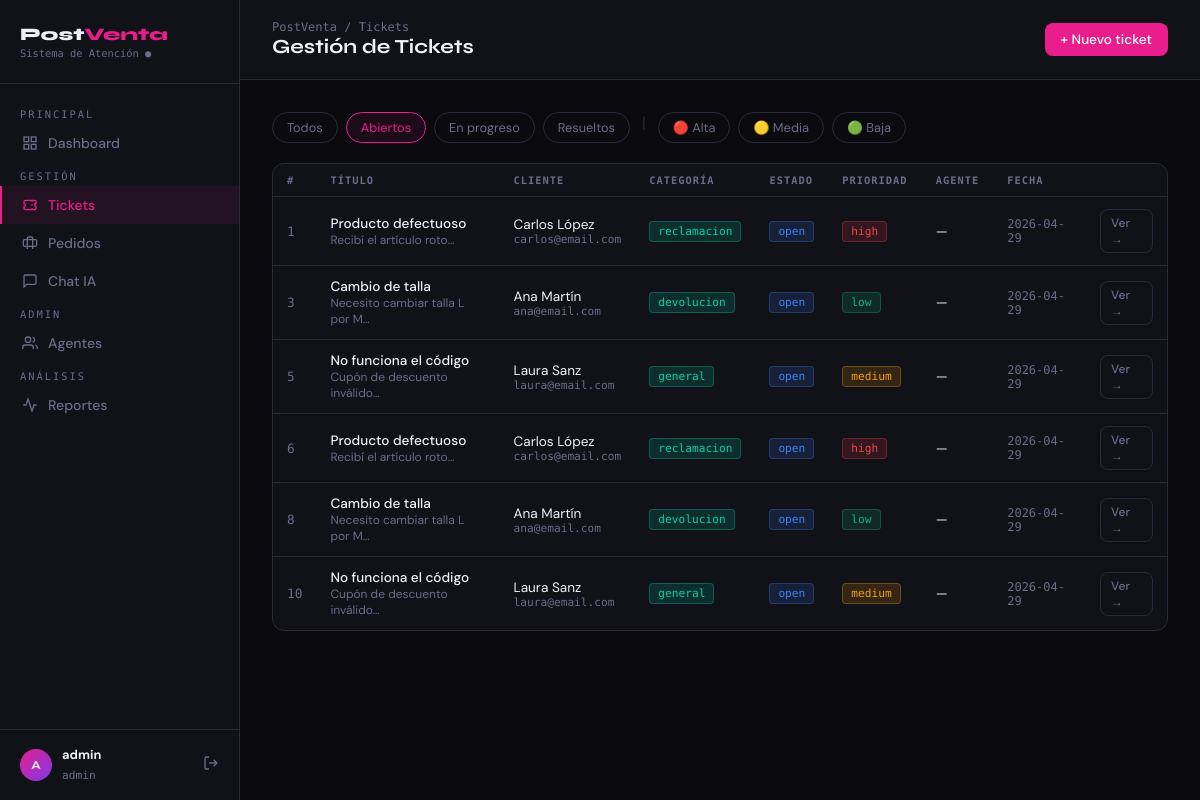
The page /tickets?status=open (signed in) on the database as committed earlier.
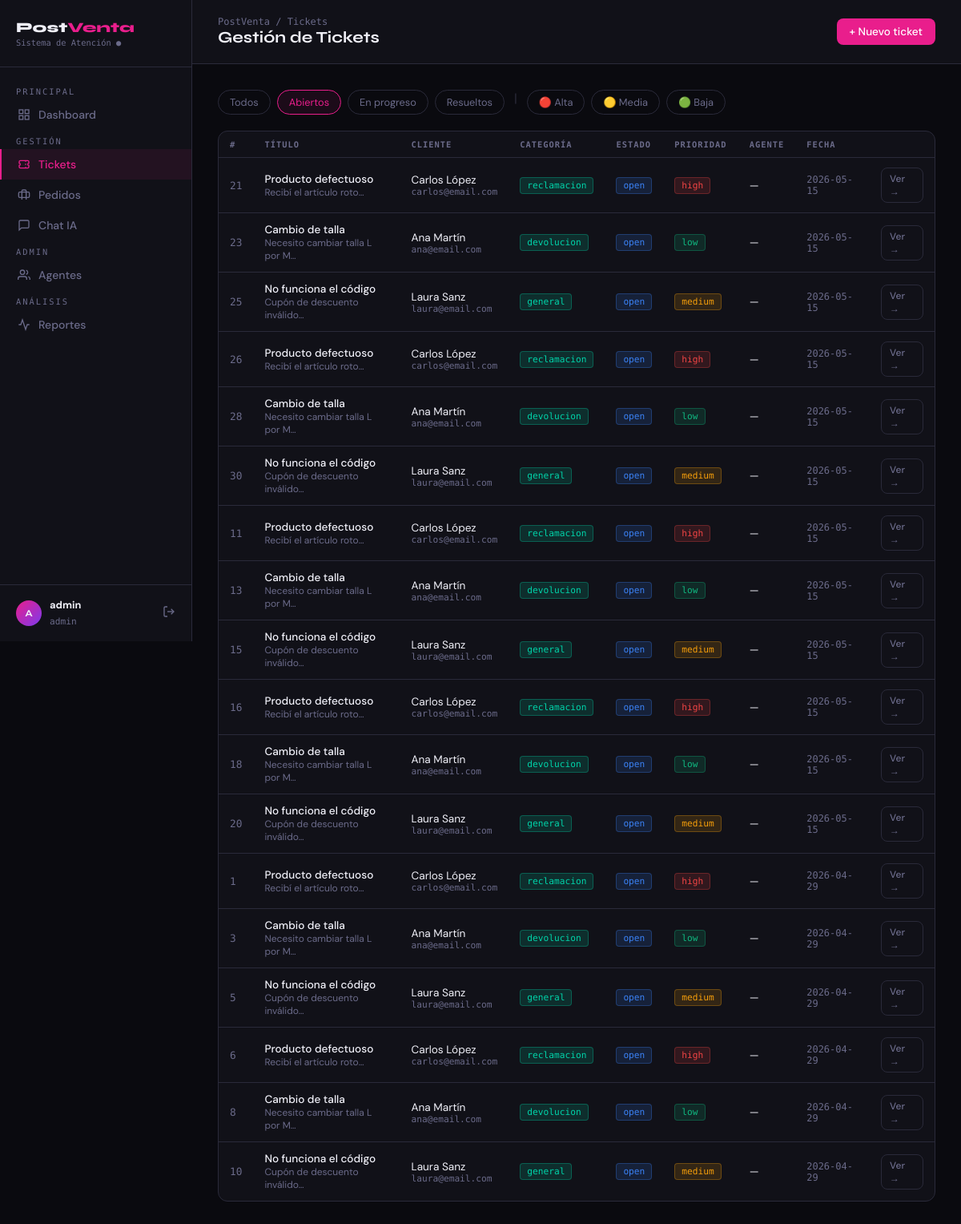
The same page on the database as committed later.
### tables this page shows
CREATE TABLE tickets (
        id INTEGER PRIMARY KEY AUTOINCREMENT,
        title TEXT NOT NULL,
        description TEXT NOT NULL,
        status TEXT DEFAULT 'open',
        priority TEXT DEFAULT 'medium',
        category TEXT DEFAULT 'general',
        customer_name TEXT NOT NULL,
        customer_email TEXT NOT NULL,
        assigned_to INTEGER,
        created_at TIMESTAMP DEFAULT CURRENT_TIMESTAMP,
        updated_at TIMESTAMP DEFAULT CURRENT_TIMESTAMP,
        resolved_at TIMESTAMP,
        FOREIGN KEY (assigned_to) REFERENCES users(id)
    );

### app.py (the view)
@app.route('/tickets')
@login_required
def tickets():
    status = request.args.get('status','all')
    priority = request.args.get('priority','all')
    conn = get_db()
    q = "SELECT t.*, u.username as agent FROM tickets t LEFT JOIN users u ON t.assigned_to=u.id WHERE 1=1"
    params = []
    if status != 'all':
        q += " AND t.status=?"; params.append(status)
    if priority != 'all':
        q += " AND t.priority=?"; params.append(priority)
    q += " ORDER BY t.created_at DESC"
    ticket_list = conn.execute(q, params).fetchall()
    agents = conn.execute("SELECT * FROM users WHERE role IN ('agent','admin')").fetchall()
    conn.close()
    return render_template('tickets.html', tickets=ticket_list, agents=agents, status=status, priority=priority)

### app.py (called while the page is built)
def get_db():
    conn = sqlite3.connect(DB)
    conn.row_factory = sqlite3.Row
    return conn

def login_required(f):
    from functools import wraps
    @wraps(f)
    def decorated(*args, **kwargs):
        if 'user_id' not in session:
            return redirect(url_for('login'))
        return f(*args, **kwargs)
    return decorated

### templates/tickets.html (shortened to what this page needs)
{% extends "base.html" %}
{% block breadcrumb %}Tickets{% endblock %}
{% block page_title %}Gestión de Tickets{% endblock %}
{% block topbar_actions %}
<a href="{{ url_for('new_ticket') }}" class="btn btn-primary">+ Nuevo ticket</a>
{% endblock %}
{% block content %}
<div class="filters">
  <a href="{{ url_for('tickets') }}" class="filter-btn {{ 'active' if status=='all' }}">Todos</a>
  <a href="{{ url_for('tickets', status='open') }}" class="filter-btn {{ 'active' if status=='open' }}">Abiertos</a>
  <a href="{{ url_for('tickets', status='in_progress') }}" class="filter-btn {{ 'active' if status=='in_progress' }}">En progreso</a>
  <a href="{{ url_for('tickets', status='resolved') }}" class="filter-btn {{ 'active' if status=='resolved' }}">Resueltos</a>
  <span style="margin:0 4px;color:var(--border)">|</span>
  <a href="{{ url_for('tickets', priority='high') }}" class="filter-btn {{ 'active' if priority=='high' }}">🔴 Alta</a>
  <a href="{{ url_for('tickets', priority='medium') }}" class="filter-btn {{ 'active' if priority=='medium' }}">🟡 Media</a>
  <a href="{{ url_for('tickets', priority='low') }}" class="filter-btn {{ 'active' if priority=='low' }}">🟢 Baja</a>
</div>
<div class="card">
  <div class="table-wrap">
    <table>
      <thead>
        <tr>
          <th>#</th><th>Título</th><th>Cliente</th><th>Categoría</th>
          <th>Estado</th><th>Prioridad</th><th>Agente</th><th>Fecha</th><th></th>
        </tr>
      </thead>
      <tbody>
      {% for t in tickets %}
      <tr>
        <td class="font-mono text-muted">{{ t.id }}</td>
        <td>
          <div style="font-weight:500">{{ t.title[:40] }}{% if t.title|length > 40 %}…{% endif %}</div>
          <div class="text-muted" style="font-size:.75rem">{{ t.description[:50] }}…</div>
        </td>
        <td>
          <div style="font-size:.85rem">{{ t.customer_name }}</div>
          <div class="text-muted font-mono" style="font-size:.7rem">{{ t.customer_email }}</div>
        </td>
        <td><span class="badge badge-agent">{{ t.category }}</span></td>
        <td><span class="badge badge-{{ t.status }}">{{ t.status|replace('_',' ') }}</span></td>
        <td><span class="badge badge-{{ t.priority }}">{{ t.priority }}</span></td>
        <td>{{ t.agent or '—' }}</td>
        <td class="font-mono text-muted" style="font-size:.75rem">{{ t.created_at[:10] }}</td>
        <td><a href="{{ url_for('ticket_detail', tid=t.id) }}" class="btn btn-ghost btn-sm">Ver →</a></td>
      </tr>
      {% else %}
      <tr><td colspan="9"><div class="empty">No hay tickets</div></td></tr>
      {% endfor %}
      </tbody>
    </table>
  </div>
</div>
{% endblock %}

### templates/base.html (shortened to what this page needs)
<!DOCTYPE html>
<html lang="es">
<head>
</head>
<body>
<aside class="sidebar">
  <div class="sidebar-brand">
    Post<span>Venta</span>
    <small>Sistema de Atención ●</small>
  </div>
  <nav class="nav">
    <div class="nav-section">Principal</div>
    <a href="{{ url_for('dashboard') }}" class="{{ 'active' if request.endpoint=='dashboard' }}">
      <svg viewBox="0 0 24 24" fill="none" stroke="currentColor" stroke-width="2"><rect x="3" y="3" width="7" height="7"/><rect x="14" y="3" width="7" height="7"/><rect x="14" y="14" width="7" height="7"/><rect x="3" y="14" width="7" height="7"/></svg>
      Dashboard
    </a>
    <div class="nav-section">Gestión</div>
    <a href="{{ url_for('tickets') }}" class="{{ 'active' if 'ticket' in request.endpoint }}">
      <svg viewBox="0 0 24 24" fill="none" stroke="currentColor" stroke-width="2"><path d="M15 5v2m0 4v2m0 4v2M5 5a2 2 0 00-2 2v3a2 2 0 110 4v3a2 2 0 002 2h14a2 2 0 002-2v-3a2 2 0 110-4V7a2 2 0 00-2-2H5z"/></svg>
      Tickets
    </a>
    <a href="{{ url_for('orders') }}" class="{{ 'active' if 'order' in request.endpoint }}">
      <svg viewBox="0 0 24 24" fill="none" stroke="currentColor" stroke-width="2"><path d="M20 7H4a2 2 0 00-2 2v6a2 2 0 002 2h16a2 2 0 002-2V9a2 2 0 00-2-2z"/><path d="M16 21V5a2 2 0 00-2-2h-4a2 2 0 00-2 2v16"/></svg>
      Pedidos
    </a>
    <a href="{{ url_for('chat') }}" class="{{ 'active' if 'chat' in request.endpoint }}">
      <svg viewBox="0 0 24 24" fill="none" stroke="currentColor" stroke-width="2"><path d="M21 15a2 2 0 01-2 2H7l-4 4V5a2 2 0 012-2h14a2 2 0 012 2z"/></svg>
      Chat IA
    </a>
    {% if session.role == 'admin' %}
    <div class="nav-section">Admin</div>
    <a href="{{ url_for('agents') }}" class="{{ 'active' if 'agent' in request.endpoint }}">
      <svg viewBox="0 0 24 24" fill="none" stroke="currentColor" stroke-width="2"><path d="M17 21v-2a4 4 0 00-4-4H5a4 4 0 00-4 4v2"/><circle cx="9" cy="7" r="4"/><path d="M23 21v-2a4 4 0 00-3-3.87M16 3.13a4 4 0 010 7.75"/></svg>
      Agentes
    </a>
    {% endif %}
    <div class="nav-section">Análisis</div>
    <a href="{{ url_for('reports') }}" class="{{ 'active' if request.endpoint=='reports' }}">
      <svg viewBox="0 0 24 24" fill="none" stroke="currentColor" stroke-width="2"><polyline points="22 12 18 12 15 21 9 3 6 12 2 12"/></svg>
      Reportes
    </a>
  </nav>
  <div class="sidebar-footer">
    <div class="avatar">{{ session.username[0]|upper if session.username }}</div>
    <div class="info">
      <strong>{{ session.username }}</strong>
      <span>{{ session.role }}</span>
    </div>
    <a href="{{ url_for('logout') }}" title="Salir">
      <svg width="16" height="16" viewBox="0 0 24 24" fill="none" stroke="currentColor" stroke-width="2"><path d="M9 21H5a2 2 0 01-2-2V5a2 2 0 012-2h4"/><polyline points="16 17 21 12 16 7"/><line x1="21" y1="12" x2="9" y2="12"/></svg>
    </a>
  </div>
</aside>
<main class="main">
  <div class="topbar">
    <div>
      <div class="breadcrumb">PostVenta / {% block breadcrumb %}{% endblock %}</div>
      <h1>{% block page_title %}{% endblock %}</h1>
    </div>
    <div class="flex gap-8 items-center">
      {% block topbar_actions %}{% endblock %}
    </div>
  </div>
  <div class="content">
    {% block content %}{% endblock %}
  </div>
</main>
</body>
</html>

Rows that differ between the two databases and show on the page:
added tickets: id "21", title "Producto defectuoso", description "Recibí el artículo roto", customer_name "Carlos López", customer_email "carlos@email.com", category "reclamacion", status "open", priority "high", agent "—", created_at "2026-05-15"
added tickets: id "23", title "Cambio de talla", description "Necesito cambiar talla L por M", customer_name "Ana Martín", customer_email "ana@email.com", category "devolucion", status "open", priority "low", agent "—", created_at "2026-05-15"
added tickets: id "25", title "No funciona el código", description "Cupón de descuento inválido", customer_name "Laura Sanz", customer_email "laura@email.com", category "general", status "open", priority "medium", agent "—", created_at "2026-05-15"
added tickets: id "26", title "Producto defectuoso", description "Recibí el artículo roto", customer_name "Carlos López", customer_email "carlos@email.com", category "reclamacion", status "open", priority "high", agent "—", created_at "2026-05-15"
added tickets: id "28", title "Cambio de talla", description "Necesito cambiar talla L por M", customer_name "Ana Martín", customer_email "ana@email.com", category "devolucion", status "open", priority "low", agent "—", created_at "2026-05-15"
added tickets: id "30", title "No funciona el código", description "Cupón de descuento inválido", customer_name "Laura Sanz", customer_email "laura@email.com", category "general", status "open", priority "medium", agent "—", created_at "2026-05-15"
added tickets: id "11", title "Producto defectuoso", description "Recibí el artículo roto", customer_name "Carlos López", customer_email "carlos@email.com", category "reclamacion", status "open", priority "high", agent "—", created_at "2026-05-15"
added tickets: id "13", title "Cambio de talla", description "Necesito cambiar talla L por M", customer_name "Ana Martín", customer_email "ana@email.com", category "devolucion", status "open", priority "low", agent "—", created_at "2026-05-15"
added tickets: id "15", title "No funciona el código", description "Cupón de descuento inválido", customer_name "Laura Sanz", customer_email "laura@email.com", category "general", status "open", priority "medium", agent "—", created_at "2026-05-15"
added tickets: id "16", title "Producto defectuoso", description "Recibí el artículo roto", customer_name "Carlos López", customer_email "carlos@email.com", category "reclamacion", status "open", priority "high", agent "—", created_at "2026-05-15"
added tickets: id "18", title "Cambio de talla", description "Necesito cambiar talla L por M", customer_name "Ana Martín", customer_email "ana@email.com", category "devolucion", status "open", priority "low", agent "—", created_at "2026-05-15"
added tickets: id "20", title "No funciona el código", description "Cupón de descuento inválido", customer_name "Laura Sanz", customer_email "laura@email.com", category "general", status "open", priority "medium", agent "—", created_at "2026-05-15"
